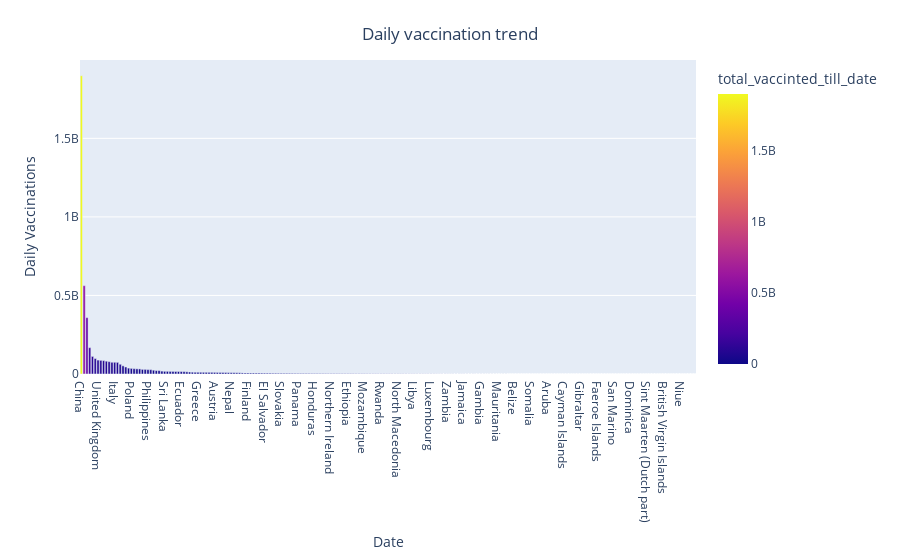

The notebook cell saved with this chart:
### Code cell
#countrywise calculation
ig = px.line(df, x = 'date', y ='daily_vaccinations', color = 'country')
fig.update_layout(
    title={
            'text' : "Daily vaccination trend",
            'y':0.95,
            'x':0.5
        },
    xaxis_title="Date",
    yaxis_title="Daily Vaccinations"
)
fig.show()

### Figure 1 — Plotly figure (JSON) as saved in the notebook; plotly's stock layout.template omitted (floating-point values rounded to 4 significant figures; data arrays with more than 128 entries replaced by an {"elided": "..."} marker saying what was removed)
{"data": [{"alignmentgroup": "True", "hovertemplate": "index=%{x}<br>total_vaccinted_till_date=%{marker.color}<extra></extra>", "legendgroup": "", "marker": {"color": {"elided": "222 int values"}, "coloraxis": "coloraxis", "pattern": {"shape": ""}}, "name": "", "offsetgroup": "", "orientation": "v", "showlegend": false, "textposition": "auto", "type": "bar", "x": {"elided": "222 str values"}, "xaxis": "x", "y": {"elided": "222 int values"}, "yaxis": "y"}], "layout": {"barmode": "relative", "coloraxis": {"colorbar": {"title": {"text": "total_vaccinted_till_date"}}, "colorscale": [[0, "#0d0887"], [0.1111, "#46039f"], [0.2222, "#7201a8"], [0.3333, "#9c179e"], [0.4444, "#bd3786"], [0.5556, "#d8576b"], [0.6667, "#ed7953"], [0.7778, "#fb9f3a"], [0.8889, "#fdca26"], [1, "#f0f921"]]}, "legend": {"title": {"text": "Total vaccinated"}, "tracegroupgap": 0}, "margin": {"t": 60}, "title": {"text": "Daily vaccination trend", "x": 0.5, "y": 0.95}, "xaxis": {"anchor": "y", "domain": [0, 1], "title": {"text": "Date"}}, "yaxis": {"anchor": "x", "domain": [0, 1], "title": {"text": "Daily Vaccinations"}}}}
